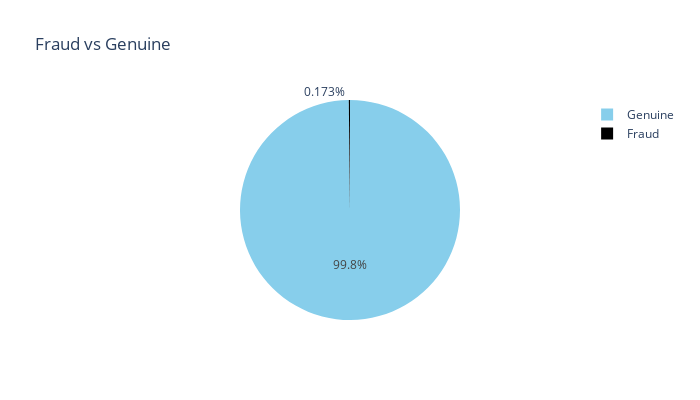

The cell this chart's notebook holds for it:
### Markdown cell above
### Visualize imblance

### Code cell
raw_df = pd.read_csv("creditcard.csv")

labels = ["Genuine", "Fraud"]

fraud_or_not = raw_df['Class'].value_counts().tolist()
values = [fraud_or_not[0], fraud_or_not[1]] #first genuine, second fraud

fig = px.pie(values=raw_df['Class'].value_counts(), names=labels, width=700, height=400, color_discrete_sequence=['skyblue', 'black'], title='Fraud vs Genuine')

fig.show()

### Figure 1 — Plotly figure (JSON) as saved in the notebook; plotly's stock layout.template omitted (floating-point values rounded to 4 significant figures)
{"data": [{"domain": {"x": [0, 1], "y": [0, 1]}, "hovertemplate": "label=%{label}<br>value=%{value}<extra></extra>", "labels": ["Genuine", "Fraud"], "legendgroup": "", "name": "", "showlegend": true, "type": "pie", "values": [284315, 492]}], "layout": {"height": 400, "legend": {"tracegroupgap": 0}, "piecolorway": ["skyblue", "black"], "title": {"text": "Fraud vs Genuine"}, "width": 700}}
